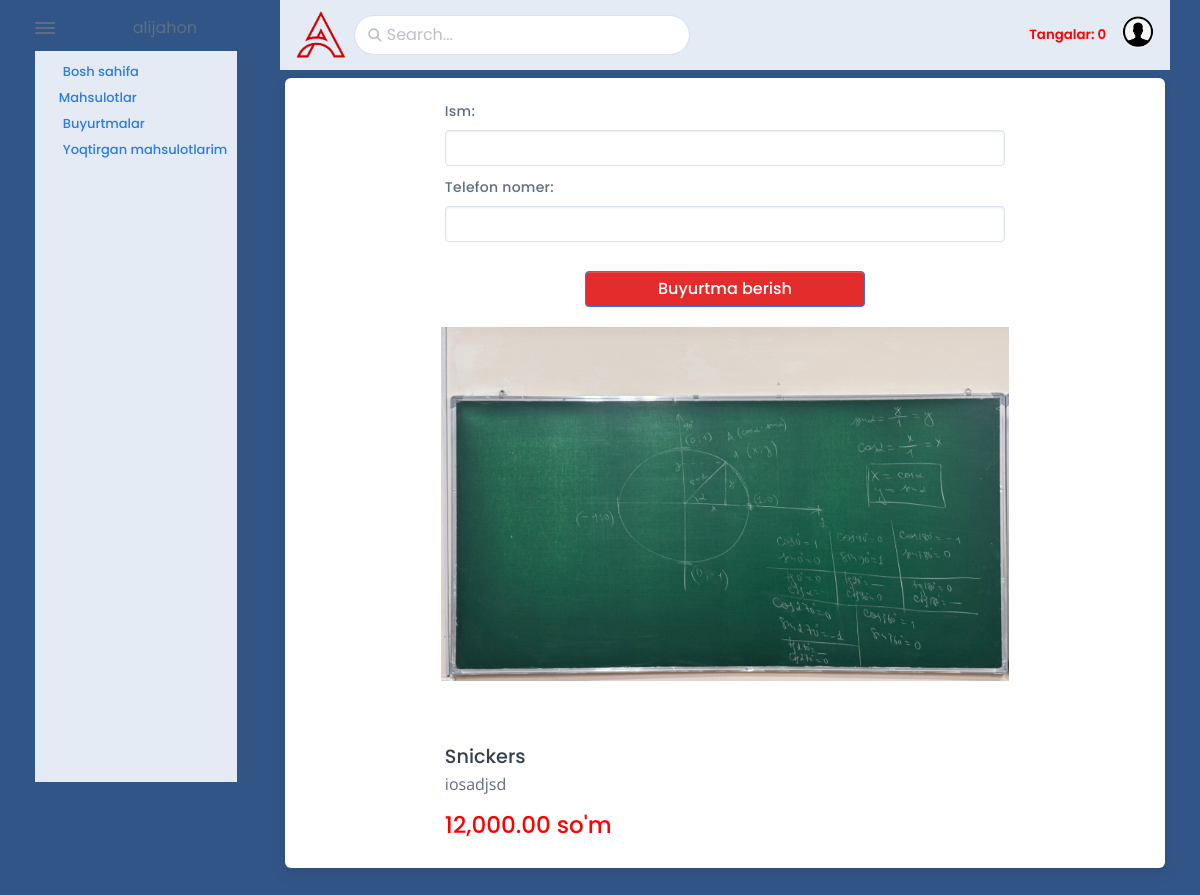
Screenshot of /product-detail/snickers/ with the database file from the repository.
### apps/models.py (models this page shows, shortened)
class Product(Model):
    name = CharField(max_length=255)
    slug = SlugField(unique=True, blank=True, null=True)
    category = ForeignKey('Category', on_delete=CASCADE)
    price = DecimalField(max_digits=10, decimal_places=2)
    image = ImageField(upload_to='products/')
    description = TextField()

### apps/views.py (the view)
# urls.py: path("product-detail/<slug:slug>/", ProductDetailView.as_view(), name="product_detail"),
class ProductDetailView(DetailView):
    model = Product
    template_name = "apps/idk/product-detail.html"
    context_object_name = "product"
    def get_object(self):
        return get_object_or_404(Product, slug=self.kwargs['slug'])
    def get_context_data(self, **kwargs):
        context = super().get_context_data(**kwargs)
        context["liked_products_id"] = Wishlist.objects.filter(user=self.request.user).values_list("product_id",
                                                                                                   flat=True) if self.request.user.is_authenticated else []
        return context

### templates/apps/idk/product-detail.html (shortened to what this page needs)
{% extends 'apps/include_base/include.html' %}
{% load humanize %}
{% block body %}
    <div class="card mb-3 mt-2">
        <div class="card-body">
            <div class="col-lg-8 swiper-container">
                <form action="{% url 'order' %}" method="post" enctype="multipart/form-data">
                    <div class="mb-2">
                        <label class="form-label" for="formGroupNameInput">Ism:</label>
                        <input class="form-control" name="full_name" id="formGroupNameInput" type="text">
                    </div>
                    <div class="mb-4">
                        <label class="form-label" for="formGroupEmailInput">Telefon nomer:</label>
                        <input class="form-control" id="phone-mask" required="" name="phone_number" type="text">
                    </div>
                    <div class="d-grid gap-2 col-6 mx-auto" style="margin-top: 20px;">
                        <button class="btn btn-primary" type="submit">Buyurtma berish</button>
                    </div>
                </form>
            </div>
            <div class="row">
                <div class="col-lg-8 swiper-container" style="margin-top: 20px;">
                    <img src="{{ product.image.url }}" alt="" class="img-main mb-3 img-fluid">
                </div>
            </div>
            <div class="col-lg-8 swiper-container">
                <h5>
                    {{ product.name }}
                </h5>
                {{ product.description|safe }}
                <h4 class="d-flex align-items-center">
                <span class="text-warning me-2">
                {{ product.price|intcomma }} so'm
                </span>
                </h4>
            </div>
        </div>
    </div>
{% endblock %}

### apps/static/apps/assets/css/style.css (style rules this page uses)
body { background-color: #315587; }
.row>* { padding-right: calc(var(--falcon-gutter-x) * 0.2); padding-left: calc(var(--falcon-gutter-x) * 0.2); }
.text-warning { color: #ff0000 !important; }
.btn-primary, .navbar-vertical .btn-purchase, .tox .tox-menu__footer .tox-button:last-child, .tox .tox-dialog__footer .tox-button:last-child { color: #fff; background-color: #e52c2c; }

### rows the page displays
Product: image (picture), name "Snickers", description "iosadjsd", price "12,000.00"
